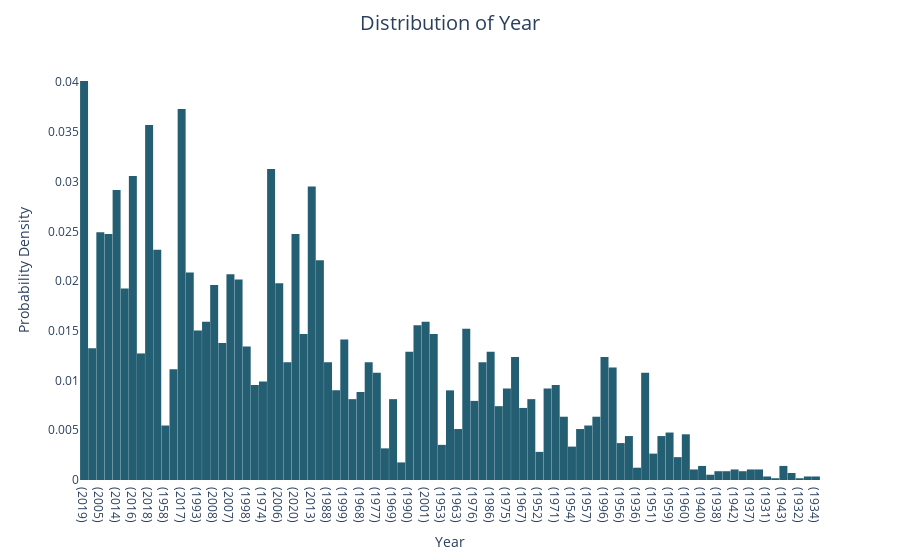

Here is the notebook cell this chart was saved with:
### Markdown cell above
## Univariate Analysis

### Code cell
import plotly.express as px
colors = ['#235E72']


fig_year = px.histogram(ds, x = 'Year', histnorm='probability density', nbins = 30, color_discrete_sequence = colors)
fig_year.update_traces(selector=dict(type='histogram'))
fig_year.update_layout(title='Distribution of Year', title_x=0.5, title_pad=dict(t=20), title_font=dict(size=20), xaxis_title='Year', yaxis_title='Probability Density', xaxis=dict(showgrid=False), yaxis=dict(showgrid=False), bargap=0.02, plot_bgcolor = 'white')
fig_year.show()

### Figure 1 — Plotly figure (JSON) as saved in the notebook; plotly's stock layout.template omitted (floating-point values rounded to 4 significant figures; data arrays with more than 128 entries replaced by an {"elided": "..."} marker saying what was removed)
{"data": [{"alignmentgroup": "True", "bingroup": "x", "histnorm": "probability density", "hovertemplate": "Year=%{x}<br>probability density=%{y}<extra></extra>", "legendgroup": "", "marker": {"color": "#235E72", "pattern": {"shape": ""}}, "name": "", "nbinsx": 30, "offsetgroup": "", "orientation": "v", "showlegend": false, "type": "histogram", "x": {"elided": "5659 str values"}, "xaxis": "x", "yaxis": "y"}], "layout": {"bargap": 0.02, "barmode": "relative", "legend": {"tracegroupgap": 0}, "margin": {"t": 60}, "plot_bgcolor": "white", "title": {"font": {"size": 20}, "pad": {"t": 20}, "text": "Distribution of Year", "x": 0.5}, "xaxis": {"anchor": "y", "domain": [0, 1], "showgrid": false, "title": {"text": "Year"}}, "yaxis": {"anchor": "x", "domain": [0, 1], "showgrid": false, "title": {"text": "Probability Density"}}}}
